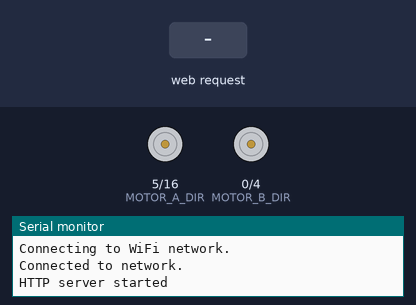
A sketch run on a simulated ESP8266 (NodeMCU). Shown: direction and speed pins drawn as motors (green arrow = direction pin HIGH = forward, orange = LOW = backward, longer = more drive), the last lines printed to the serial monitor. Inputs (shaded band) come from the test bench. WiFi joins after 1.5 s; servers stay silent unless stated.

Above: at 3.2 s.
3.3 s: HTTP request GET /robot?moveA=1 received
4.8 s: HTTP request GET /robot?moveA=0 received
At 6.0 s:
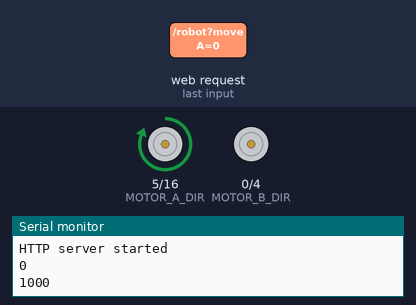
6.3 s: HTTP request GET /robot?moveB=120 received
7.8 s: HTTP request GET /robot?moveA=120 received
At 8.5 s:
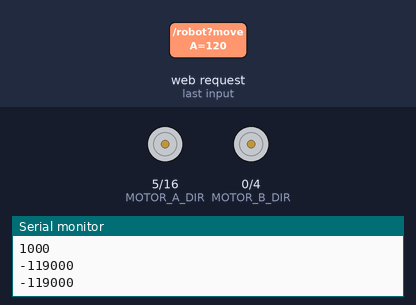
9.3 s: HTTP request GET /robot?moveB=0 received
At 9.7 s:
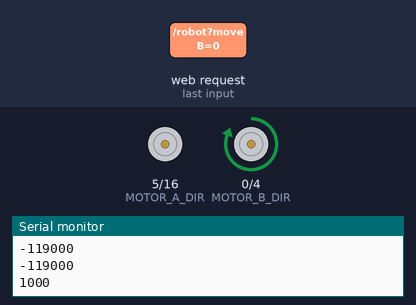
10.8 s: HTTP request GET /robot?moveB=1 received
At 12.0 s:
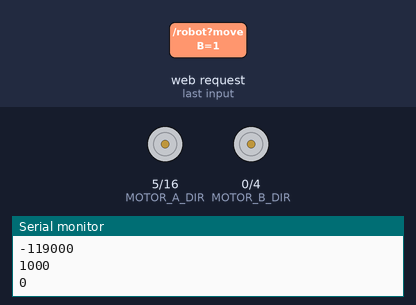
Timing chart, 0 to 13.3 s (numbered marks = the images above; inputs shaded):
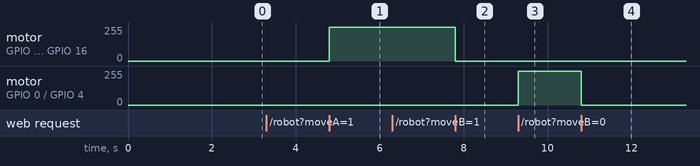

Measured:
- after the input at 4.8 s, motor on GPIO 5 (MOTOR_A_DIR) / GPIO 16 (MOTOR_A_PWM): stopped → forward 255/255 at once
- after the input at 7.8 s, motor on GPIO 5 (MOTOR_A_DIR) / GPIO 16 (MOTOR_A_PWM): forward 255/255 → stopped at once
- after the input at 9.3 s, motor on GPIO 0 (MOTOR_B_DIR) / GPIO 4 (MOTOR_B_PWM): stopped → forward 255/255 at once
- after the input at 10.8 s, motor on GPIO 0 (MOTOR_B_DIR) / GPIO 4 (MOTOR_B_PWM): forward 255/255 → stopped at once

The sketch:

robot.ino
```cpp
#include <ESP8266WiFi.h>
#include <ESP8266WebServer.h>

// http://192.168.2.107/robot?motorA=stop&motorB=stop

// WLAN settings
char WiFiNetwork[] = "Jenke";
char WiFiPassword[] = "holladi4";

// wired connections
#define HG7881_A_IA 16
#define HG7881_A_IB 5
#define HG7881_B_IA 4
#define HG7881_B_IB 0

// functional connections
#define MOTOR_B_PWM HG7881_B_IA // Motor B PWM Speed
#define MOTOR_B_DIR HG7881_B_IB // Motor B Direction
#define MOTOR_A_PWM HG7881_A_IA // Motor B PWM Speed
#define MOTOR_A_DIR HG7881_A_IB // Motor B Direction

// the actual values for "fast" and "slow" depend on the motor
#define PWM_SLOW 50  // arbitrary slow speed PWM duty cycle
#define PWM_FAST 200 // arbitrary fast speed PWM duty cycle
#define DIR_DELAY 1000 // brief delay for abrupt motor changes

ESP8266WebServer server(1234);

void moveA(float speed){
  int value = (int)((1 - speed) * 1000);
  Serial.println( value );
  digitalWrite( MOTOR_A_DIR, HIGH );
  analogWrite( MOTOR_A_PWM, value );
}

void moveB(float speed){
  int value = (int)((1 - speed) * 1000);
  Serial.println( value );
  digitalWrite( MOTOR_B_DIR, HIGH );
  analogWrite( MOTOR_B_PWM, value );
}

void handleRoot() {
  //digitalWrite(led, 1);
  server.send(200, "text/plain", "hello from esp8266!");
  //digitalWrite(led, 0);
}

void handleNotFound(){
 // digitalWrite(led, 1);
  String message = "File Not Found\n\n";
  message += "URI: ";
  message += server.uri();
  message += "\nMethod: ";
  message += (server.method() == HTTP_GET)?"GET":"POST";
  message += "\nArguments: ";
  message += server.args();
  message += "\n";
  for (uint8_t i=0; i<server.args(); i++){
    message += " " + server.argName(i) + ": " + server.arg(i) + "\n";
  }
  server.send(404, "text/plain", message);
  //digitalWrite(led, 0);
}

void setup()
{
  Serial.begin( 9600 );
  pinMode( MOTOR_A_DIR, OUTPUT );
  pinMode( MOTOR_A_PWM, OUTPUT );
  pinMode( MOTOR_B_DIR, OUTPUT );
  pinMode( MOTOR_B_PWM, OUTPUT );

   WiFi.mode(WIFI_STA);
  // Attempt to conect to the WiFi network.
  Serial.println("Connecting to WiFi network.");
  while (WiFi.status() != WL_CONNECTED) {
    WiFi.begin(WiFiNetwork, WiFiPassword);              // Connect to WPA2 network
    uint8_t timeout = 10;                         // Set a timeout variable
    while (timeout && (WiFi.status() != WL_CONNECTED)) {
      timeout--;                                  // Decrement timeout
      delay(1000);                                // Delay for one second
    }
  }

  Serial.println("Connected to network.");

  server.on("/", handleRoot);

  server.on("/robot", [](){
//    String state = server.arg("motorA");
    String result = "error";
//    if (state == "forward"){
//      forwardA();
//      result = "Ok!";
//    }
//    else if (state == "stop"){
//      stopA();
//      result = "Ok!";
//    }
//    state = server.arg("motorB");
//    if (state == "forward"){
//      forwardB();
//      result = "Ok!";
//    }
//    else if (state == "stop"){
//      stopB();
//      result = "Ok!";
//    }

   if ( server.hasArg("moveA")){
    float speed = server.arg("moveA").toFloat();
    moveA(speed);
    result = "Ok!";
   }

   if ( server.hasArg("moveB")){
    float speed = server.arg("moveB").toFloat();
    moveB(speed);
    result = "Ok!";
   }

    server.send(200, "text/plain", result);
  });

  server.onNotFound(handleNotFound);

  server.begin();
  Serial.println("HTTP server started");
}

void loop()
{
  server.handleClient();
}
/*EOF*/
```
